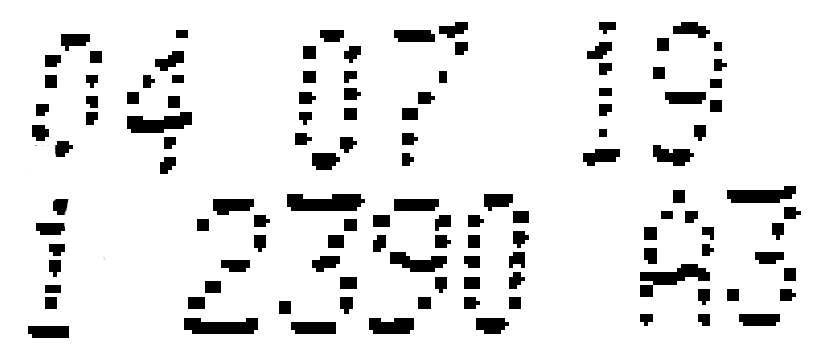
#> input picture template.png, 830 x 351 px
$ python main.py
#> lines starting #> are read from the running program, lines starting #| are printed output that depends on the picture; after the words box and inside, x2 and y2 are one past the last pixel; in counts of white or black regions, pixels touching at a corner belong together
# [103 lines of commented-out code are left out]


from __future__ import print_function
import cv2 as cv
import numpy as np
import argparse


img_object = cv.imread('template.png', cv.IMREAD_GRAYSCALE)
#> img_object is the input picture: shape (351, 830); min 0, max 255, mean 229.8
img_scene = cv.imread('img/0.jpg', cv.IMREAD_GRAYSCALE)
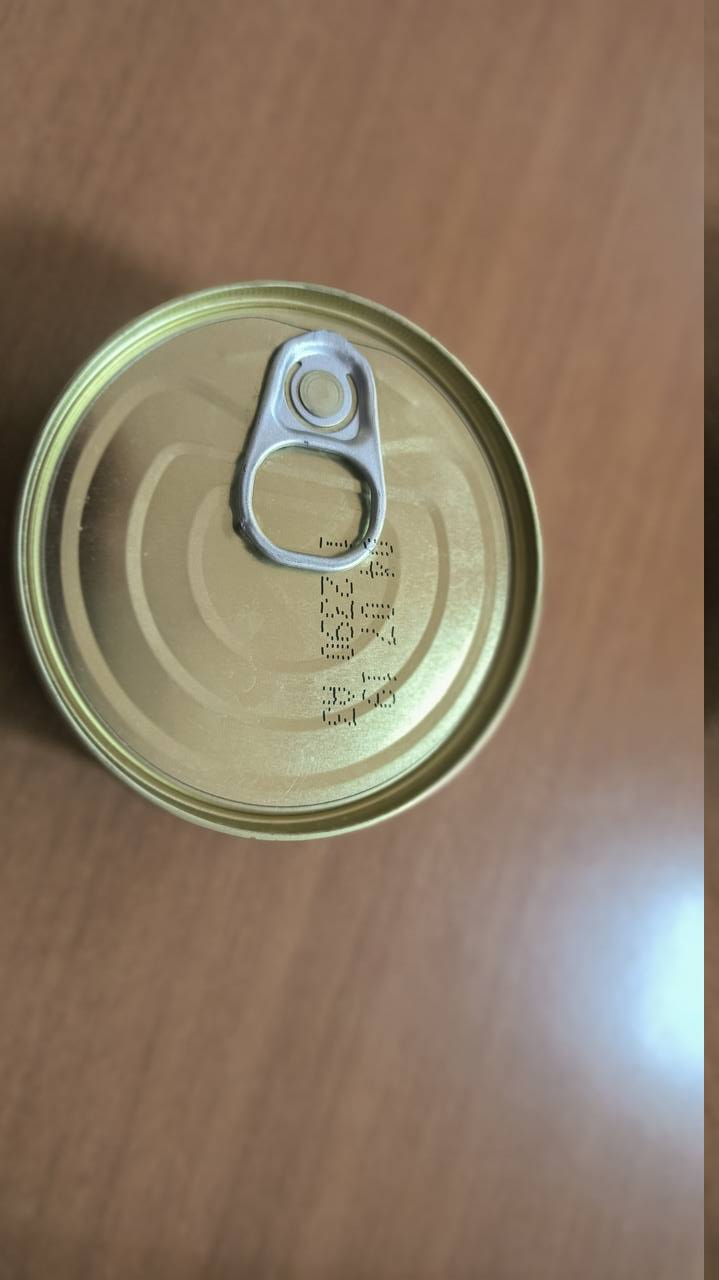
#> input picture img/0.jpg, 719 x 1280 px
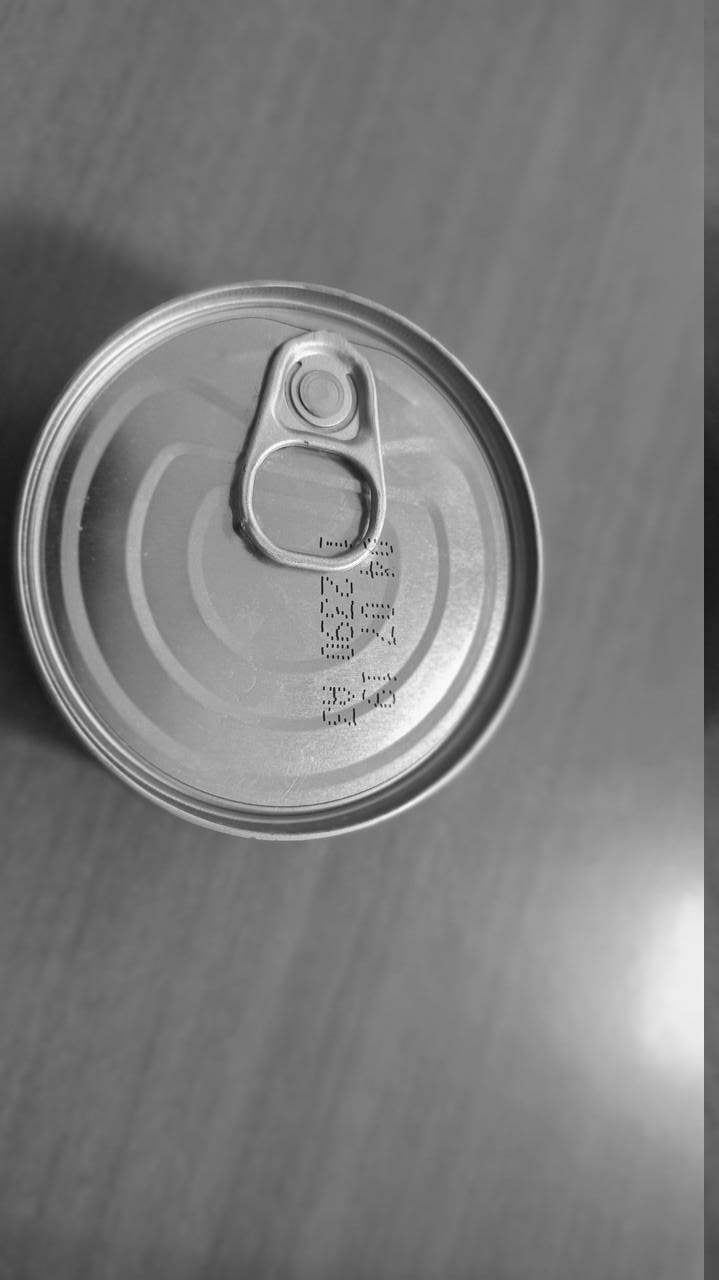
#> img_scene: shape (1280, 719); min 1, max 255, mean 124.8

if img_object is None or img_scene is None:
    print('Не найдены фотографии!')
    exit(0)

blur = cv.medianBlur(img_scene,5)
cimg = cv.cvtColor(blur,cv.COLOR_GRAY2BGR)

circles = cv.HoughCircles(blur,cv.HOUGH_GRADIENT,1,60,
param1=200,param2=200,minRadius=0,maxRadius=0)
#> circles = [[278.5, 552.5, 261.7]]

circles = np.uint16(np.around(circles))
#> circles = [[278, 552, 262]]

height,width = blur.shape
#> height = 1280; width = 719
mask = np.zeros((height,width), np.uint8)

for i in circles[0,:]:
    i[2] -= 50
    cv.circle(mask,(i[0],i[1]),i[2],(255,255,255),-1)
    break
#> this loop made 1 pass
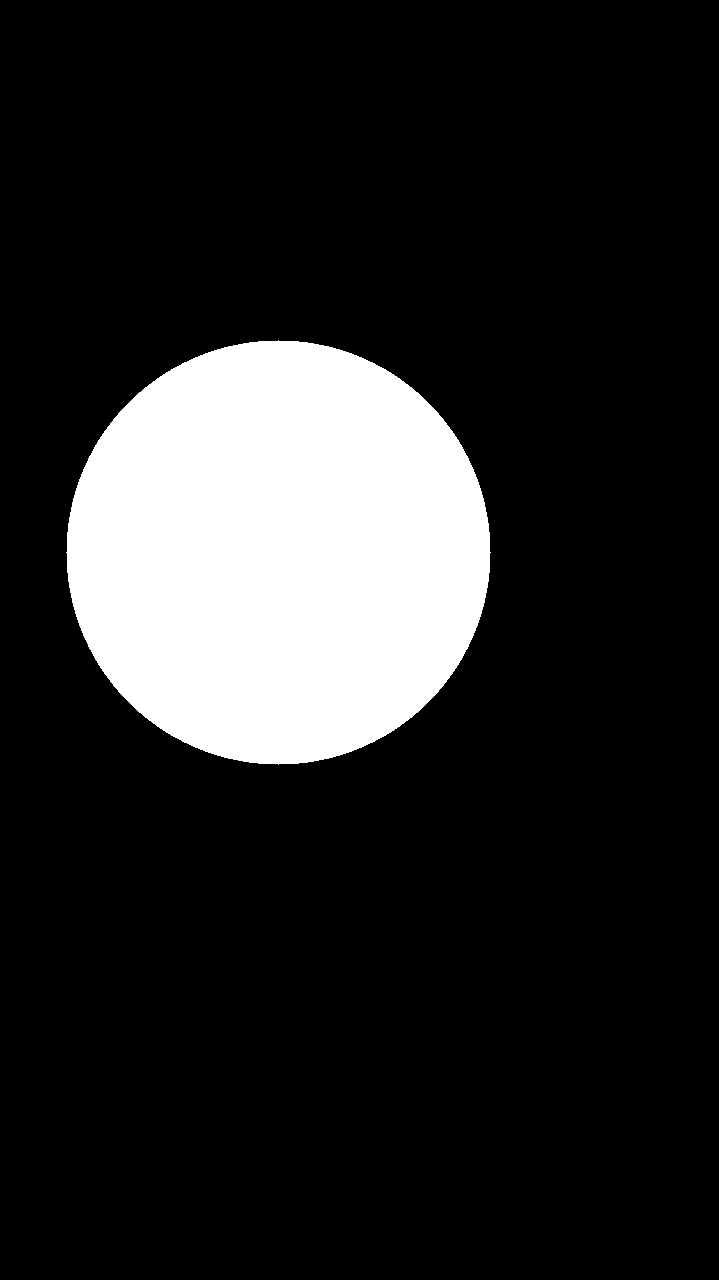
#> mask: shape (1280, 719); 15.3% white; 1 white region, box (x1, y1, x2, y2) and area: (66, 340, 491, 765) 141165

ret, mask = cv.threshold(mask, 10, 255, cv.THRESH_BINARY)
mask_1 = cv.bitwise_not(mask)
# zmask = np.zeros((height,width), np.uint8)
img1_bg = cv.bitwise_and(img_scene,img_scene,mask = mask)
img1_bg = cv.bitwise_or(img1_bg,mask_1)
cv.imshow('img1_bg', img1_bg)
cv.imshow("img_object_1", img_object)

img1_bg = cv.blur(img1_bg, (3,3))

sharp_filter = np.array([[-1, -1, -1], [-1, 9, -1], [-1, -1, -1]])
sharpen_img = cv.filter2D(img1_bg, ddepth=-1, kernel=sharp_filter)
in_range = cv.inRange(sharpen_img, 0, 50 )
#> in_range: shape (1280, 719); 0.42% white in thin lines or dots, all inside (x1, y1, x2, y2) = (68, 342, 489, 755)
canny = cv.Canny(in_range, 10, 30)
#> canny: shape (1280, 719); 0.4% white in thin lines or dots, all inside (x1, y1, x2, y2) = (67, 341, 490, 756)
res = in_range + canny
res = cv.bitwise_not(res)
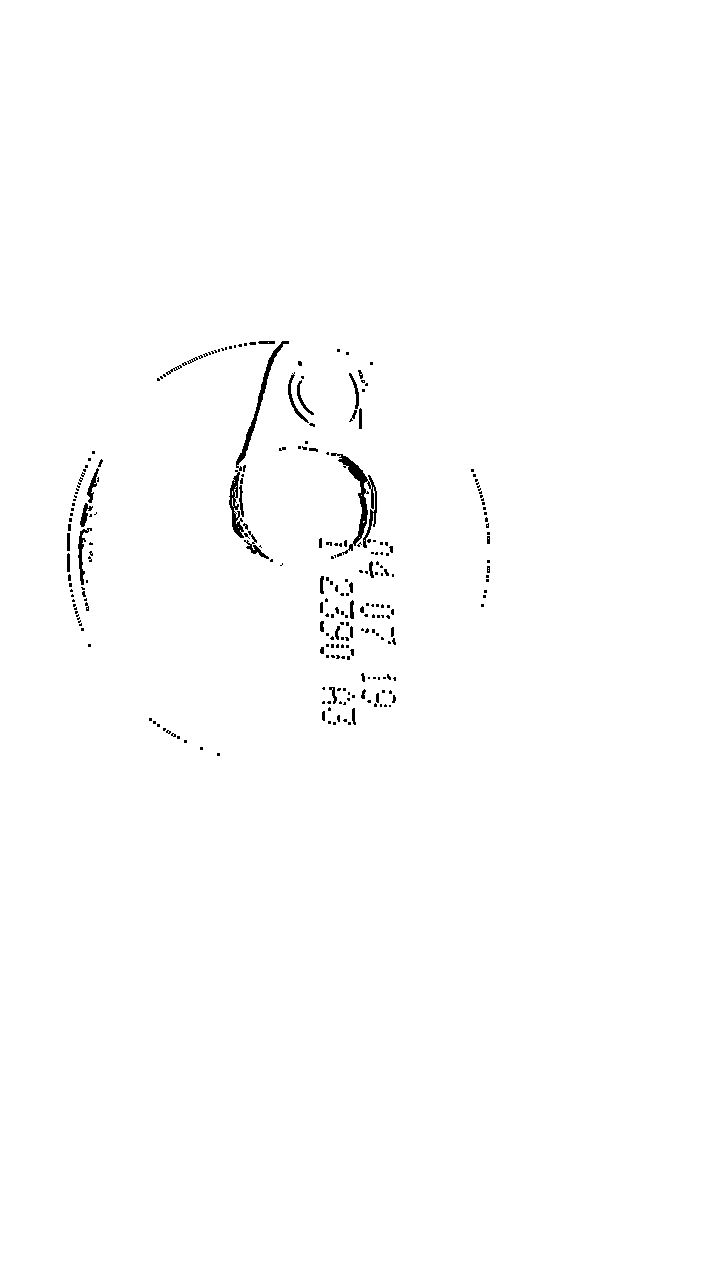
#> res: shape (1280, 719); min 0, max 255, mean 253.2
# cv.imshow("res", res)


detector = cv.SIFT_create()
keypoints_obj, descriptors_obj = detector.detectAndCompute(img_object, None)
#> keypoints_obj = 469 keypoints; strongest (x, y, size): (603, 133, 5.7), (659, 73, 8.7), (733, 295, 8.7), (203, 225, 8.6)
keypoints_scene, descriptors_scene = detector.detectAndCompute(res, None)
#> keypoints_scene = 478 keypoints; strongest (x, y, size): (382, 638, 2.1), (324, 688, 1.9), (382, 553, 1.9), (348, 699, 2)

matcher = cv.DescriptorMatcher_create(cv.DescriptorMatcher_FLANNBASED)
knn_matches = matcher.knnMatch(descriptors_obj, descriptors_scene, 2)
#> knn_matches = 469 matches

ratio_thresh = 0.75
good_matches = []
for m,n in knn_matches:
    if m.distance < ratio_thresh * n.distance:
        good_matches.append(m)
#> after the loop, good_matches = 133 matches

# img_matches = np.empty((max(img_object.shape[0], res.shape[0]), img_object.shape[1]+res.shape[1], 3), dtype=np.uint8)
# cv.drawMatches(img_object, keypoints_obj, res, keypoints_scene, good_matches, img_matches, flags=cv.DrawMatchesFlags_NOT_DRAW_SINGLE_POINTS)

obj = np.empty((len(good_matches),2), dtype=np.float32)
#> obj = 133 pairs, first value -2.24e-21 to 127.6, second value 0 to 4.56e-41
scene = np.empty((len(good_matches),2), dtype=np.float32)
#> scene = 133 pairs, first value -2.24e-21 to 255, second value 0 to 255
for i in range(len(good_matches)):
    obj[i,0] = keypoints_obj[good_matches[i].queryIdx].pt[0]
    obj[i,1] = keypoints_obj[good_matches[i].queryIdx].pt[1]
    scene[i,0] = keypoints_scene[good_matches[i].trainIdx].pt[0]
    scene[i,1] = keypoints_scene[good_matches[i].trainIdx].pt[1]
#> this loop made 133 passes
#> after the loop, obj = 133 pairs, first value 36.7 to 789, second value 26.31 to 331.5; scene = 133 pairs, first value 90.55 to 394.6, second value 374.4 to 723.1

H, _ = cv.findHomography(obj, scene, cv.RANSAC)
#> H = [[-4.1e-05, -0.245, 401], [0.243, -0.00247, 530.9], [-3.43e-08, -4.22e-06, 1]]

obj_corners = np.empty((4,1,2), dtype=np.float32)
obj_corners[0,0,0] = 0
obj_corners[0,0,1] = 0
obj_corners[1,0,0] = img_object.shape[1]
obj_corners[1,0,1] = 0
obj_corners[2,0,0] = img_object.shape[1]
obj_corners[2,0,1] = img_object.shape[0]
obj_corners[3,0,0] = 0
obj_corners[3,0,1] = img_object.shape[0]

scene_corners = cv.perspectiveTransform(obj_corners, H)
#> scene_corners = [[401, 530.9], [400.9, 732.8], [315.6, 733.1], [315.6, 530.8]]

cv.line(res, (int(scene_corners[0,0,0]), int(scene_corners[0,0,1])),(int(scene_corners[1,0,0]), int(scene_corners[1,0,1])), (0,255,0), 4)
cv.line(res, (int(scene_corners[1,0,0]), int(scene_corners[1,0,1])),(int(scene_corners[2,0,0]), int(scene_corners[2,0,1])), (0,255,0), 4)
cv.line(res, (int(scene_corners[2,0,0]), int(scene_corners[2,0,1])),(int(scene_corners[3,0,0]), int(scene_corners[3,0,1])), (0,255,0), 4)
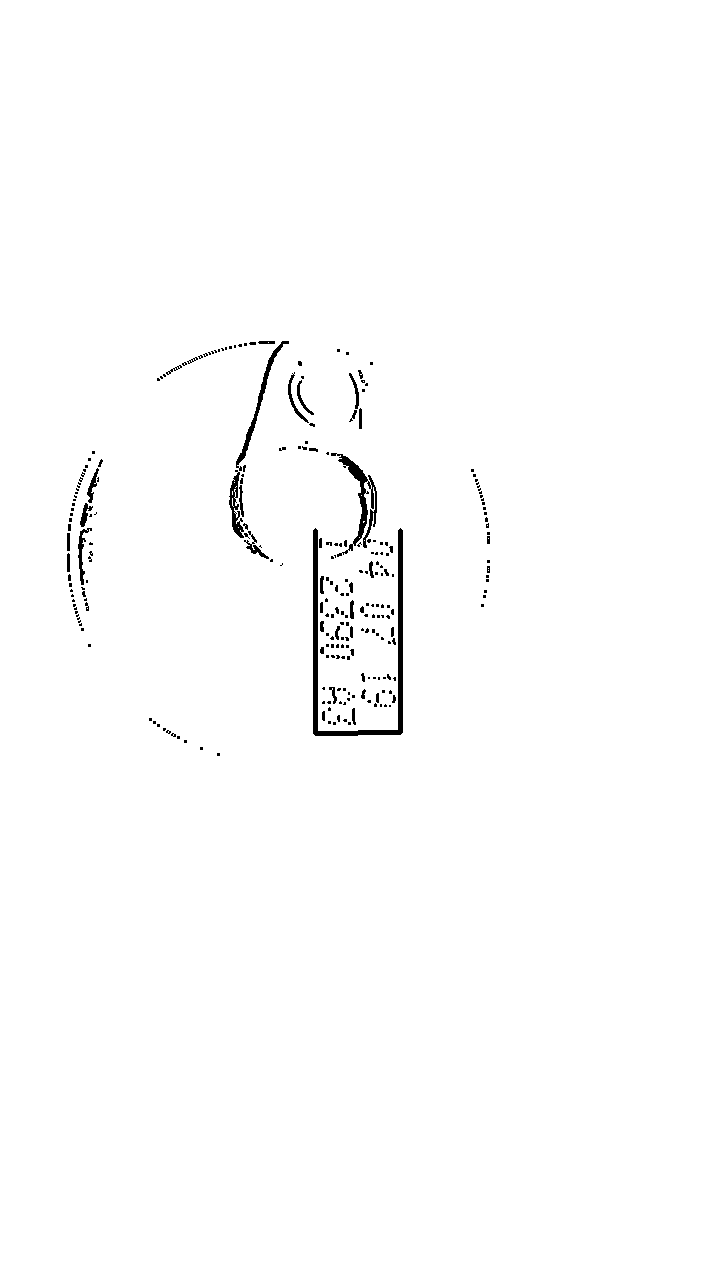
#> res: shape (1280, 719); min 0, max 255, mean 252.5
cv.line(res, (int(scene_corners[3,0,0]), int(scene_corners[3,0,1])),(int(scene_corners[0,0,0]), int(scene_corners[0,0,1])), (0,255,0), 4)
#> res: shape (1280, 719); 0.04% of pixels changed, all inside (x1, y1, x2, y2) = (316, 528, 400, 533)

cv.imshow("end", res)

cv.waitKey()
